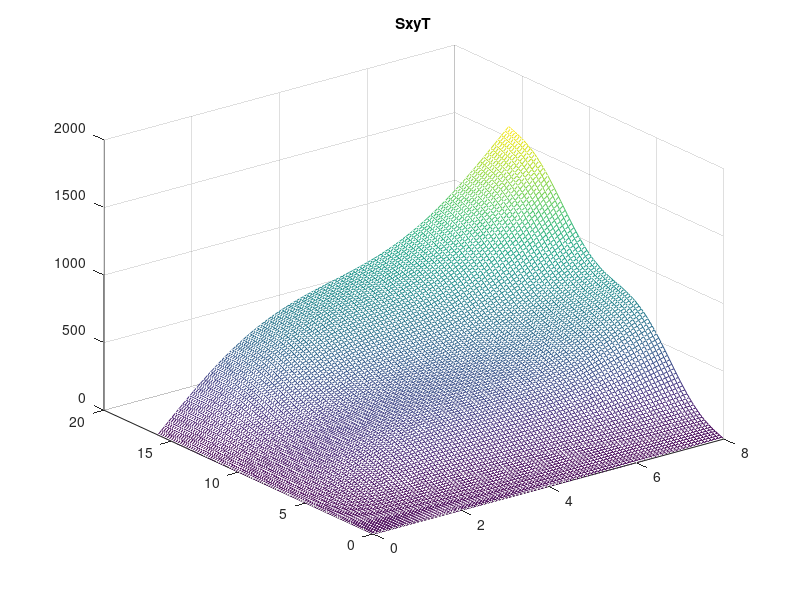
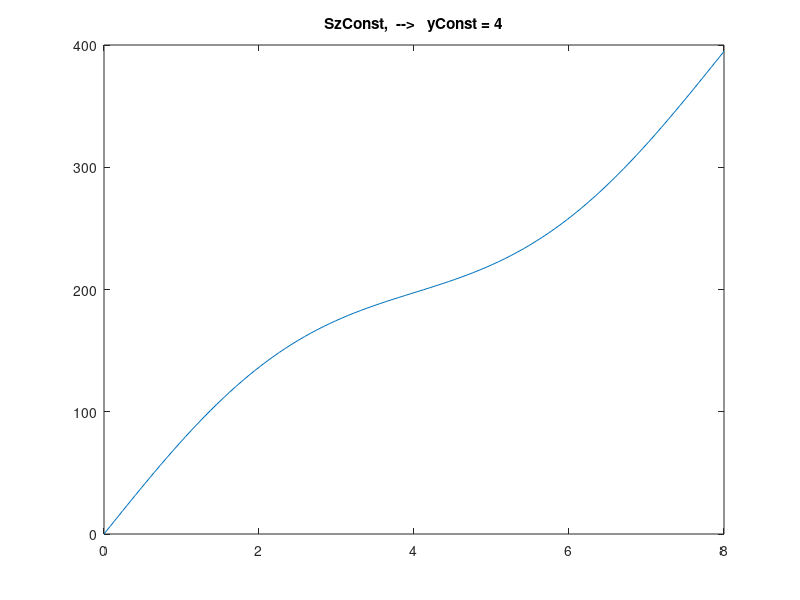
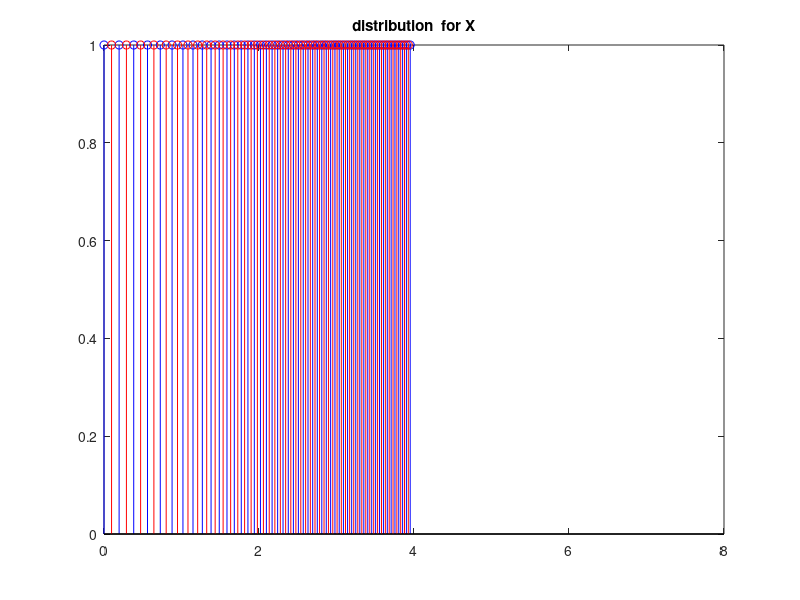
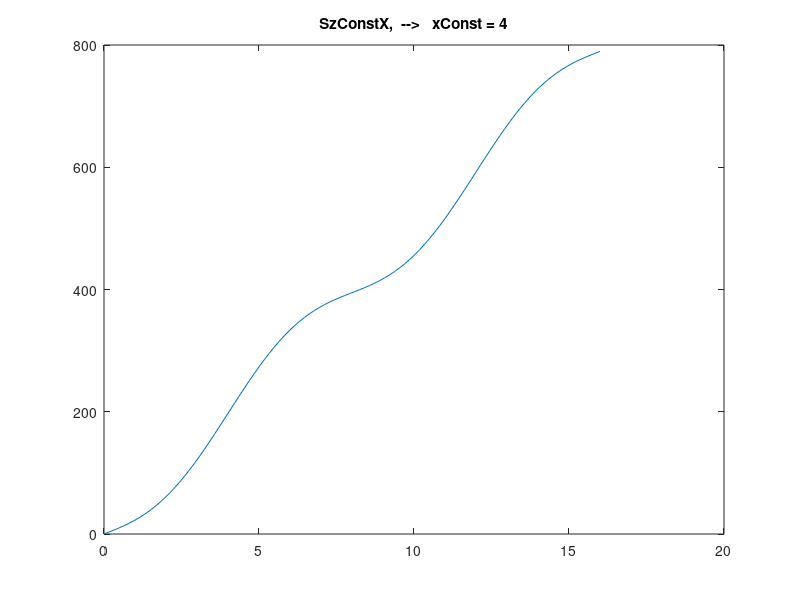

Recreate these plots in MATLAB, in order.
clear all; close all; clc;
m = 1;
n = 2;
a = 8;
b = 16;
Nx = 100;
Ny = 100;
Nxnew =102;
Nynew = 102;
A0 = 1;
B0 = 1;
A=A0*(pi*m)^2;
B=B0*(pi*n)^2;

if n == 0
    yConst = b/2;           %max of MODE  - Y
    yN = 25;
elseif n == 1
        yN = 25;
elseif n == 2
      yN = 15;
elseif n==3
       yN = 18;
else
       yConst = b/(2*n);  %max of MODE  - Y
end

Ka = (2*m)/a;
Kb = (2*n)/b;

x = linspace(0, a,  Nx);
y = linspace(0, b, Ny);
[X,Y] = meshgrid(x,y);
%%
Sz =(sin((m*pi*X)/a).*cos((n*pi*Y)/b)).^2 + (cos((m*pi*X)/a).*sin((n*pi*Y)/b)).^2;
figure(20)
mesh(X,Y, Sz)
xlabel('X, [mm]')
ylabel('Y, [mm]')
title('Vector Pointing')
%%
sax = sinc(Ka.*X);
sby = sinc(Kb.*Y);

b11 = (1 + sax);
b12 = (1 - sby);

a11 = (1 - sax);
a12 = (1 +  sby);

xy = (y)'*(x);

Bb11b12 = B*(b11.*b12);
Aa11a12 = A*(a11.*a12);
Sxy  = (Bb11b12  + Aa11a12);
SxyT  =  (X.*Y/4) .*(Bb11b12  + Aa11a12);

figure(1)                                                                                                                                                 % figure 1 - Sxy
mesh(X, Y, SxyT)
title('SxyT')

% % % figure(2)                                                                                                                                                 % figure 2 - SxyT   n = '  num2str(yN)
% % % plot(x, SxyT(yN, :))
% % % title({['SxyT   n = '  num2str(yN)]})

%%   find X  - Mean Root Squars

xC = linspace(0, a,  Nx);
if n == 0
    yConst = b/2;           %max of MODE  - Y
    yN = 52;
elseif n == 1
        yN = 52;
         yConst = b/(2*n); 
elseif n == 2
      yN = 26;
       yConst = b/(2*n); 
elseif n==3
       yN = 18;
        yConst = b/(2*n); 
end

%%
saxC = sinc(Ka.*xC);
sbyC = sinc(Kb.*yConst);

b11C = (1 + saxC);
b12C = (1 - sbyC);

a11C = (1 - saxC);
a12C = (1 +  sbyC);

xy = yConst*xC;

Bb11b12C = B*(b11C.*b12C);
Aa11a12C = A*(a11C.*a12C);
%SxyConst  = (Bb11b12  + Aa11a12);
SzConst  =  (xC.*yConst/4) .*(Bb11b12C  + Aa11a12C);
figure(3)                                                                                                                                                 % figure 3 - SzConst,  -->   yConst = '  num2str(yConst)]}
plot(xC, SzConst)
title({['SzConst,  -->   yConst = '  num2str(yConst)]})

Smax = SzConst(Nx);

finishPoint = Nxnew-1;
for i = 1:(finishPoint)
Snormal(i) = (Smax/(Nxnew)) * i;
end
 
epsilon =0.00001;
for j = 1:finishPoint
   Sj =  Snormal(j);
    Xmin = 0;
    Xmax = a;
    Xmean = ( Xmax + Xmin ) / 2;
    
    saxCmean = sinc(Ka*(Xmean));  %Vector
    sbyCmean = sinc(Kb*yConst);  % Number
 
    b11Cmean = (1 + saxCmean);  % vector
    b12Cmean = (1 - sbyCmean);  % Number

    a11Cmean = (1-saxCmean);  % Vector
    a12Cmean = (1+ sbyCmean); % Number
    
    Bb11b12Cmean = B*(b11Cmean*b12Cmean);  
    Aa11a12Cmean = A*(a11Cmean*a12Cmean);
    
     Si = ((Xmean*yConst)/4) * (Bb11b12Cmean  + Aa11a12Cmean);

     dS = (Si-Sj) ;
     
    while  abs(dS)  > epsilon
        if Xmax == Xmin
            dS = epsilon/2;
        else
            if  dS > 0
                Xmax = Xmean;
            else
                Xmin = Xmean;
            end
             Xmean = ( Xmax + Xmin ) / 2;
             saxCmean = sinc(Ka.*(Xmean));  %Vector
             sbyCmean = sinc(Kb*yConst);  % Number
 
            b11Cmean = (1 + saxCmean);  % vector
            b12Cmean = (1 - sbyCmean);  % Number

            a11Cmean = (1-saxCmean);  % Vector
            a12Cmean = (1+ sbyCmean); % Number
            
             Bb11b12Cmean = B*(b11Cmean*b12Cmean);  
            Aa11a12Cmean = A*(a11Cmean*a12Cmean);
    
            Si = (((Xmean )*yConst)/4) * (Bb11b12Cmean  + Aa11a12Cmean);
           
            dS =  (Si-Sj);
        end
    end
    XmeanArray(j) = (Xmean);
end
XmeanArray = XmeanArray-(a/2);
%%
xx = ones(1,finishPoint);
% Create stem
figure (4)                                                                                                                                                % figure 4 -  distribution  for X
stem(XmeanArray, xx, 'blue');
title('distribution  for X')
xlim([0 a])
hold on;

[xSize, ySize] = size(XmeanArray);
% XmeanArrayPad = zeros(1, ySize+2);
% [xSizePad, ySizePad] = size(XmeanArrayPad);
% XmeanArrayPad(1, 2:ySizePad-1) = XmeanArray;
% XmeanArrayPad(1) = 0;
% XmeanArrayPad(ySizePad) = a;
xRayArray = zeros(1, ySize-1);
for  XmeanIndex = 1:ySize-1
    x1 = XmeanArray(XmeanIndex);
    x2 = XmeanArray(XmeanIndex+1);
    xRay = (x1 + x2) / 2;
    xRayArray(1, XmeanIndex)  =  xRay;
end
%xRayArray = xRayArray-(a/2);
xxPad = ones(1, finishPoint-1);
stem(xRayArray, xxPad, 'red');                                                                                                             %   stem(xRayArray, xxPad, 'red');   
 
%%%%%%%%%%%%%%%%%%%%%%%%%%%%%%%%%%%%%%%%%%%%%
%%   find Y  - Mean Root Squars

yC = linspace(0, b,  Ny);
if m == 0
    xConst = a/2;          %max of MODE  - Y
    xN = 52;
elseif m == 1
        xN = 52;
         xConst = a/(2*m); 
elseif m == 2
      xN = 26;
       xConst = a/(2*m); 
elseif m==3
       xN = 18;
        xConst = a/(2*m); 
end

% % % figure(10)                                                                                                                                               % figure 10  -'SxyT   Xn = '  num2str(xN)]
% % % plot(y, SxyT(:, xN))
% % % title({['SxyT   Xn = '  num2str(xN)]})

saxCx = sinc(Ka*xConst);
sbyCx = sinc(Kb.*yC);

b11Cx = (1 + saxCx);
b12Cx = (1 - sbyCx);

a11Cx = (1 - saxCx);
a12Cx = (1 +  sbyCx);

xyx = yC*xConst;

Bb11b12Cx = B*(b11Cx.*b12Cx);
Aa11a12Cx = A*(a11Cx.*a12Cx);
%SxyConst  = (Bb11b12  + Aa11a12);
SzConstx  =  (xConst.*yC/4) .*(Bb11b12Cx  + Aa11a12Cx);
figure(11)                                                                                                                                               % figure 11  -   'SzConstX,  -->   xConst = '  num2str(xConst)  
plot(yC, SzConstx)
title({['SzConstX,  -->   xConst = '  num2str(xConst)]})

SmaxX = SzConstx(Ny);

finishPointX = Nynew-1;
for i = 1:(finishPointX)
SnormalX(i) = (SmaxX/(Nynew)) * i;
end
 
epsilon =0.00001;
for j = 1:finishPointX
   Sjx =  SnormalX(j);
    Ymin = 0;
    Ymax = b;
    Ymean = ( Ymax + Ymin ) / 2;
    
    saxCmeanx = sinc(Ka*xConst);  %Vector
    sbyCmeanx = sinc(Kb*Ymean);  % Number
 
    b11Cmeanx = (1 + saxCmeanx);  % vector
    b12Cmeanx = (1 - sbyCmeanx);  % Number

    a11Cmeanx = (1-saxCmeanx);  % Vector
    a12Cmeanx = (1+ sbyCmeanx); % Number
    
    Bb11b12Cmeanx = B*(b11Cmeanx*b12Cmeanx);  
    Aa11a12Cmeanx = A*(a11Cmeanx*a12Cmeanx);
    
    Six = ((Ymean*xConst)/4) * (Bb11b12Cmeanx  + Aa11a12Cmeanx);

    dSx = (Six-Sjx) ;
     
    while  abs(dSx)  > epsilon
        if Ymax == Ymin
            dSx = epsilon/2;
        else
            if  dSx > 0
                Ymax = Ymean;
            else
                Ymin = Ymean;
            end
             Ymean = ( Ymax + Ymin ) / 2;
             saxCmeanx = sinc(Ka*xConst);  %Vector
             sbyCmeanx = sinc(Kb*Ymean);  % Number
 
            b11Cmeanx = (1 + saxCmeanx);  % vector
            b12Cmeanx = (1 - sbyCmeanx);  % Number

            a11Cmeanx = (1-saxCmeanx);  % Vector
            a12Cmeanx = (1+ sbyCmeanx); % Number
            
             Bb11b12Cmeanx = B*(b11Cmeanx*b12Cmeanx);  
            Aa11a12Cmeanx = A*(a11Cmeanx*a12Cmeanx);
    
            Six = ((Ymean *xConst)/4) * (Bb11b12Cmeanx  + Aa11a12Cmeanx);
           
            dSx =  (Six-Sjx);
        end
    end
    YmeanArray(j) = Ymean;
end
YmeanArray = YmeanArray - (b/2);
yy = ones(1,finishPointX);
% Create stem
figure (12)                                                                                                                                              % figure 12  - distribution  for Y     
stem(YmeanArray, yy, 'blue');
title('distribution  for Y')
xlim([0 b])
hold on;

%%%%%%%%%%%%%%%%%%%%%%%%%%%%%%%%%%%%%%%%%%%%%
%%  Take  a rays from Y-distribution
[xySize, yySize] = size(YmeanArray);
% YmeanArrayPad = zeros(1, yySize+2);
% [xySizePad, yySizePad] = size(YmeanArrayPad);
% YmeanArrayPad(1, 2:yySizePad-1) = YmeanArray;
% YmeanArrayPad(1) = 0;
% YmeanArrayPad(ySizePad) = b;

yRayArray = zeros(1, yySize-1);
for  YmeanIndex = 1:ySize-1
    y1 = YmeanArray(YmeanIndex);
    y2 = YmeanArray(YmeanIndex+1);
   yRay = (y1 + y2) / 2;
   yRayArray(1, YmeanIndex)  =  yRay;
end
%  yRayArray = yRayArray - (b/2);
 yyPad = ones(1, finishPointX - 1);
 stem(yRayArray, yyPad, 'red');

% for  XmeanIndex = 1 : ySize- 1
%     x1 = XmeanArrayPad(XmeanIndex);
%     x2 = XmeanArrayPad(XmeanIndex + 1);
%     deltaxRay = (x2 - x1);
%     deltaxRayArray(1, XmeanIndex)  = deltaxRay;
% end
%%
[xGrid, yGrid]  = meshgrid(XmeanArray, YmeanArray);
[xxSize, xySize] = size(XmeanArray);
[yxSize, yySize] = size(YmeanArray);
zGrid = zeros(xySize, yySize);
figure(30)                                                                                                                                               %  figure 30 - XY distribution 2D-Grid
mesh(xGrid, yGrid, zGrid);
xlabel('X, [mm]')
ylabel('Y, [mm]')
xlim([-a/2 a/2]);
ylim([-b/2 b/2]);
hold on;
[yRayArrayGrid, xRayArrayGrid] = meshgrid(yRayArray, xRayArray);
plot(xRayArrayGrid, yRayArrayGrid, '.r')
title({['XY distribution 2D-Grid   ||||     m = '  num2str(m)  '   n = ' num2str(n) '  Number of Points Ny = '  num2str(Nynew)  '  Nx = ' num2str(Nxnew)]})
view(0, 90);
axis equal
%%
save('xyPoints100x100.mat', 'xRayArray', 'yRayArray', 'm', 'n')